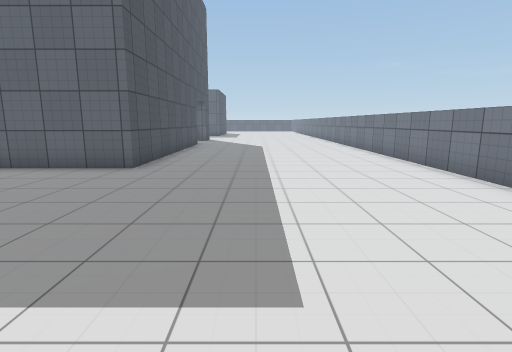
[1] (above)

16 first-person views from a walk through a 3-D level made in the Unity game engine. The camera is 1.2 m above the floor, tilts 10° down and sees 80° across. Doors are open. The floor is counted in squares, 1 m on a side. Each view is taken from the middle of a square. On the plan, view 1 faces up. The plan holds only what a view shows up to about 13 squares ahead; the rest is blank. The place goes on beyond the plan. The player character is not drawn. Some surface patterns are stand-ins.

[2]
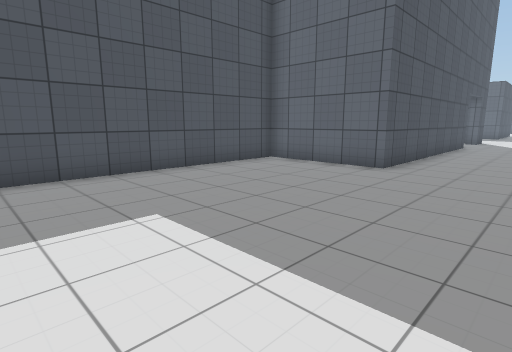

[3]
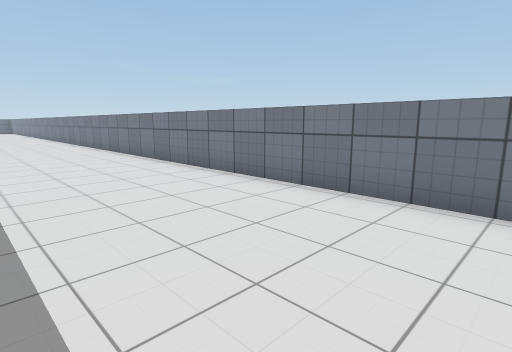

[4]
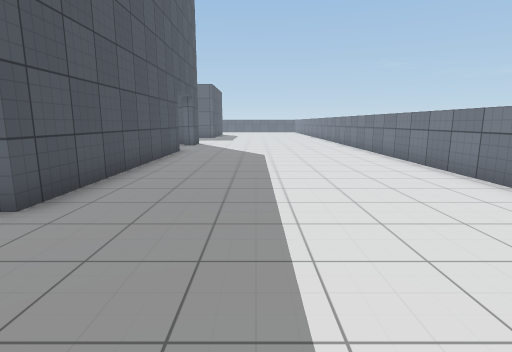

[5]
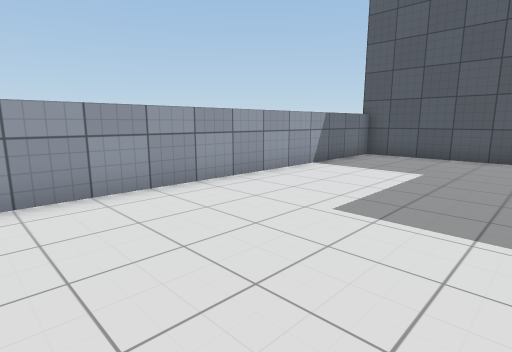

[6]
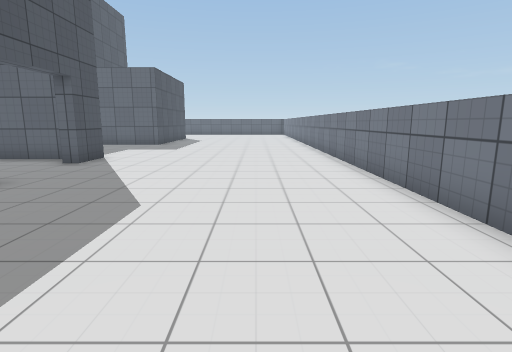

[7]
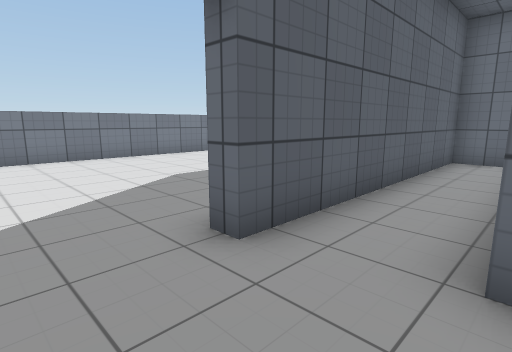

[8]
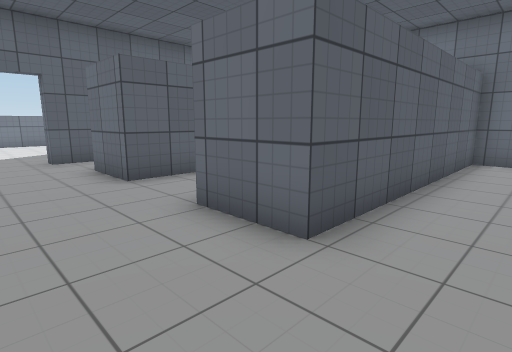

[9]
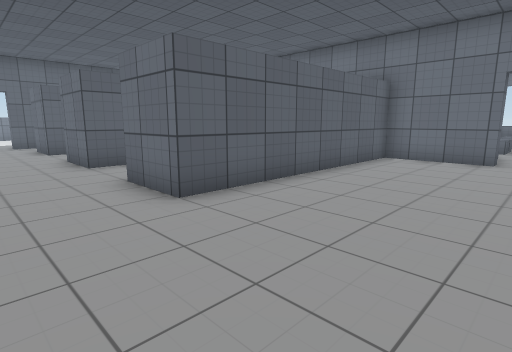

[10]
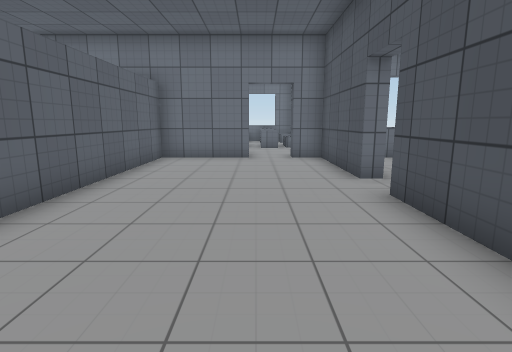

[11]
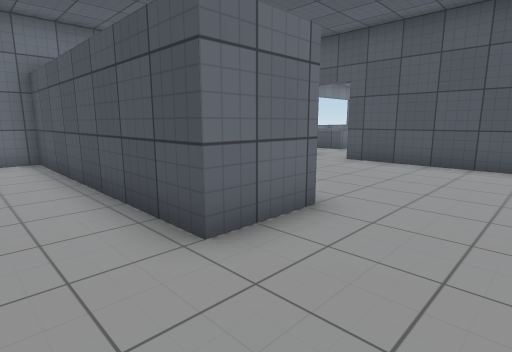

[12]
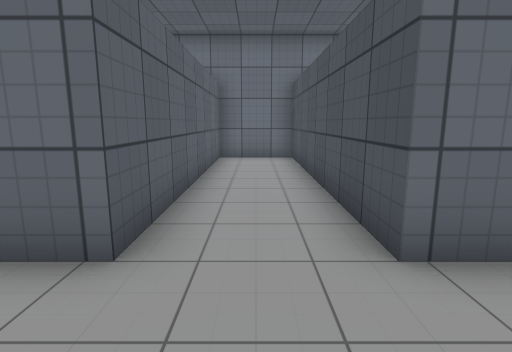

[13]
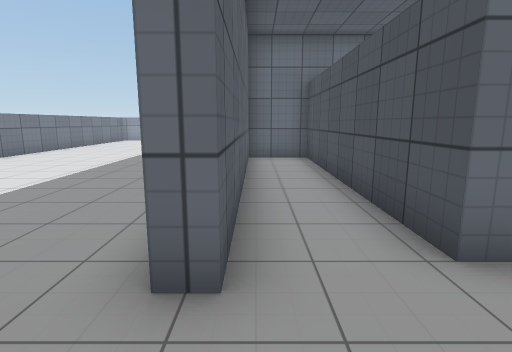

[14]
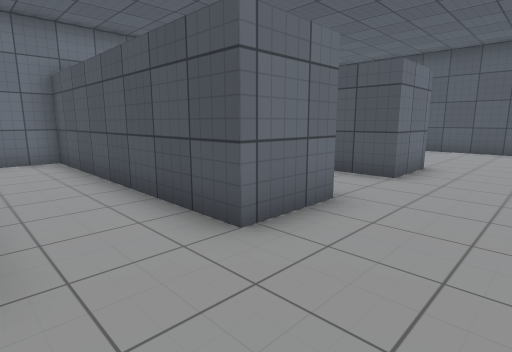

[15]
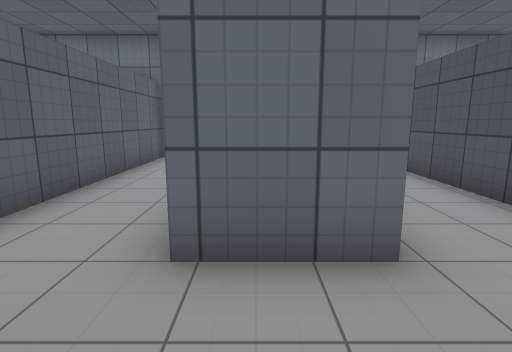

[16]
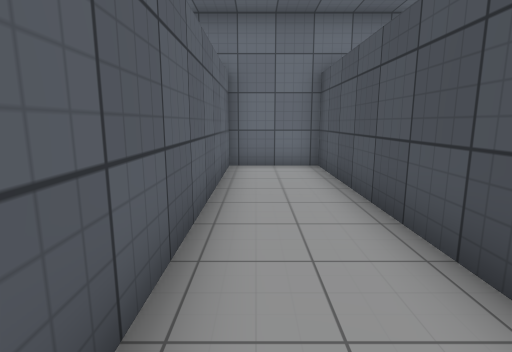

### Floor plan
Points are (right, up) in squares from view 1. A wall is a line through its corners. A room is listed if a view was taken in it or the views show most of it. See-through windows are left out.
Room 1 (views 1, 2, 3, 4, 5, 6, 13)
walls: (-3.8, 17) (-3.2, 17) (-3.2, 8) (-7.2, 8) (-7.2, -1.5); (4.8, 1.3) (4.8, 24.1); (-3.2, 21.5) (-3.2, 20) (-3.8, 20); (-7.4, -1.2) (3.6, -1.2)
ways out: opening at (-3.5, 18.5) to room 2
Room 2 (views 7, 8, 9, 10, 11, 12, 14, 15, 16)
walls: (-22.3, 18.3) (-22.3, 14); (-22.3, 12.5) (-22.3, 8.5) (-21.3, 8.5); (-19.8, 8.5) (-16.8, 8.5) (-16.8, 16.5) (-14.8, 16.5) (-14.8, 8.5) (-12.3, 8.5) (-12.3, 16.5) (-10.3, 16.5) (-10.3, 8.5) (-7.8, 8.5) (-7.8, 16.5) (-5.8, 16.5) (-5.8, 8.5) (-3.8, 8.5) (-3.8, 17); (-4.4, 21) (-6.5, 21)
ways out: opening at (-3.5, 18.5) to room 1; opening at (-22.5, 13); opening at (-20.5, 8)

Positions as (right, up) in squares from view 1, and headings:
1: (0, 0), facing up
2: (0, 0), facing up-left
3: (0, 1), facing up-right
4: (0, 4), facing up
5: (4, 4), facing down-left
6: (2, 11), facing up
7: (-6, 19), facing down-right
8: (-14, 19), facing down-right
9: (-21, 19), facing down-right
10: (-20, 19), facing down
11: (-13, 19), facing down-left
12: (-9, 19), facing down
13: (-4, 19), facing down
14: (-8, 19), facing down-left
15: (-11, 19), facing down
16: (-13, 17), facing down
